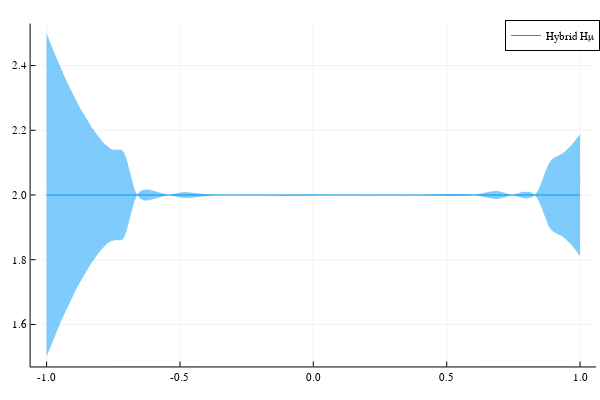

Notebook cell for this chart:
### Code cell
plot(domain, Hμ2, ribbons=2Hσ2, label="Hybrid Hμ")

### Figure 1 — Plotly figure (JSON) as saved in the notebook; plotly's stock layout.template omitted (floating-point values rounded to 4 significant figures; data arrays with more than 128 entries replaced by an {"elided": "..."} marker saying what was removed)
{"data": [{"colorbar": {"len": 0.9525, "title": {"text": ""}, "x": 0.9934, "y": 0.5139}, "fill": "tozeroy", "fillcolor": "rgba(0, 154, 250, 0.500)", "legendgroup": "Hybrid Hμ", "line": {"color": "rgba(0, 154, 250, 1.000)", "dash": "solid", "shape": "linear", "width": 0}, "mode": "lines", "name": "Hybrid Hμ", "showlegend": false, "type": "scatter", "x": {"elided": "402 float values"}, "xaxis": "x", "y": {"elided": "402 float values"}, "yaxis": "y"}, {"colorbar": {"len": 0.9525, "title": {"text": ""}, "x": 0.9934, "y": 0.5139}, "fillrange": {"elided": "2x201 float values"}, "legendgroup": "Hybrid Hμ", "line": {"color": "rgba(0, 154, 250, 1.000)", "dash": "solid", "shape": "linear", "width": 1}, "mode": "lines", "name": "Hybrid Hμ", "showlegend": true, "type": "scatter", "x": {"elided": "201 float values"}, "xaxis": "x", "y": {"elided": "201 float values"}, "yaxis": "y"}], "layout": {"annotations": [], "height": 400, "legend": {"bgcolor": "rgba(255, 255, 255, 1.000)", "bordercolor": "rgba(0, 0, 0, 1)", "borderwidth": 1, "font": {"color": "rgba(0, 0, 0, 1)", "family": "sans-serif", "size": 11}, "title": {"font": {"color": "rgba(0, 0, 0, 1)", "family": "sans-serif", "size": 15}, "text": ""}, "tracegroupgap": 0, "traceorder": "normal", "x": 1, "xanchor": "auto", "y": 1, "yanchor": "auto"}, "margin": {"b": 20, "l": 0, "r": 0, "t": 20}, "paper_bgcolor": "rgba(255, 255, 255, 1.000)", "plot_bgcolor": "rgba(255, 255, 255, 1.000)", "showlegend": true, "width": 600, "xaxis": {"anchor": "y", "domain": [0.05101, 0.9934], "gridcolor": "rgba(0, 0, 0, 0.1)", "gridwidth": 0.5, "linecolor": "rgba(0, 0, 0, 1)", "mirror": false, "range": [-1.06, 1.06], "showgrid": true, "showline": true, "showticklabels": true, "tickangle": 0, "tickcolor": "rgb(0, 0, 0)", "tickfont": {"color": "rgba(0, 0, 0, 1)", "family": "sans-serif", "size": 11}, "tickmode": "array", "ticks": "inside", "ticktext": ["-1.0", "-0.5", "0.0", "0.5", "1.0"], "tickvals": [-1, -0.5, 0, 0.5, 1], "title": {"font": {"color": "rgba(0, 0, 0, 1)", "family": "sans-serif", "size": 15}, "text": ""}, "type": "linear", "visible": true, "zeroline": false, "zerolinecolor": "rgba(0, 0, 0, 1)"}, "yaxis": {"anchor": "x", "domain": [0.03762, 0.9902], "gridcolor": "rgba(0, 0, 0, 0.1)", "gridwidth": 0.5, "linecolor": "rgba(0, 0, 0, 1)", "mirror": false, "range": [1.47, 2.53], "showgrid": true, "showline": true, "showticklabels": true, "tickangle": 0, "tickcolor": "rgb(0, 0, 0)", "tickfont": {"color": "rgba(0, 0, 0, 1)", "family": "sans-serif", "size": 11}, "tickmode": "array", "ticks": "inside", "ticktext": ["1.6", "1.8", "2.0", "2.2", "2.4"], "tickvals": [1.6, 1.8, 2, 2.2, 2.4], "title": {"font": {"color": "rgba(0, 0, 0, 1)", "family": "sans-serif", "size": 15}, "text": ""}, "type": "linear", "visible": true, "zeroline": false, "zerolinecolor": "rgba(0, 0, 0, 1)"}}}
